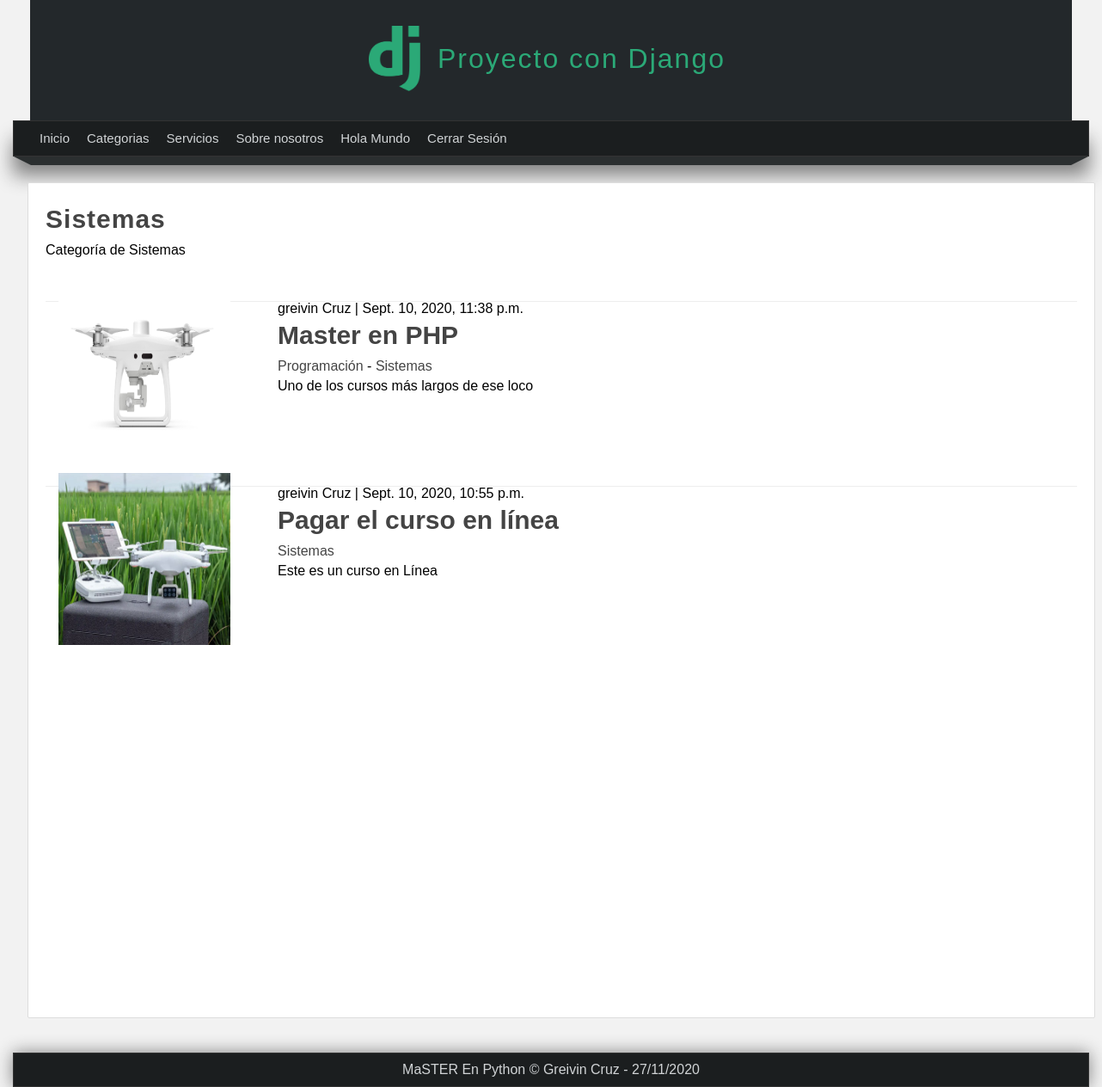
The page /categoria/3 (signed in) on the database its author committed.
### pages/models.py (models this page shows, shortened)
class Page(models.Model):
    title= models.CharField(max_length=50, verbose_name="Título")
    content= RichTextField(verbose_name="Contenido")
    slug= models.CharField(unique=True, max_length=150, verbose_name="URL Amigable")
    order= models.IntegerField(default=0, verbose_name="Orden")
    visible = models.BooleanField(verbose_name="Visible?")
    created_at = models.DateTimeField(auto_now_add=True, verbose_name="Creado en ")
    updated_at= models.DateTimeField(auto_now=True, verbose_name="Actualizado en")
    class Meta:
        verbose_name="Página"
        verbose_name_plural = "Páginas"

### blog/models.py (models this page shows, shortened)
class Category(models.Model):
    name = models.CharField(max_length=100, verbose_name='Nombre')
    description = models.CharField(max_length=255, verbose_name='Descripcion')
    created_at = models.DateTimeField(auto_now_add=True, verbose_name='Creado en')
    class Meta:
        verbose_name='Categoria'
        verbose_name_plural='Categorias'

class Article(models.Model):
    title = models.CharField(max_length=150, verbose_name="Titulo")
    content = RichTextField(verbose_name='Contenido')
    image = models.ImageField(default='null', verbose_name='Imagen', upload_to="articles")
    public= models.BooleanField(verbose_name='¿Publicado?')
    user = models.ForeignKey(User, editable=False, verbose_name='Usuario', on_delete=models.CASCADE)
    categories = models.ManyToManyField(Category, verbose_name="Categorias", blank=True, related_name="articles")
    created_at = models.DateTimeField(auto_now_add=True, verbose_name='Creado en')
    updated_at = models.DateTimeField(auto_now=True, verbose_name='Actualizado en')
    class Meta:
        verbose_name='Artículo'
        verbose_name_plural='Artículos'
        ordering = ['-created_at']

### blog/views.py (the view)
# urls.py: path('categoria/<int:category_id>',views.category, name="category"),
@login_required(login_url='login')
def category(request,category_id):
    category = get_object_or_404(Category, id=category_id)
    articles = Article.objects.filter(categories=category)
    return render(request, 'categories/category.html',{
        'category':category,
        'articles': articles
    })

### blog/processor.py (called while the page is built)
def get_categories(request):
    categories_in_use = Article.objects.values_list('categories', flat=True)
    categories = Category.objects.filter(id__in=categories_in_use).values_list('id', 'name',)
    return {
        'categories' : categories,
        'categories_in_use' : categories_in_use
    }

### pages/context_processors.py (called while the page is built)
def get_pages(request):
    pages = Page.objects.filter(visible=True).order_by('order').values_list('id', 'title', 'slug')
    return {
        'pages' : pages
    }

### blog/templates/categories/category.html (shortened to what this page needs)
{% extends 'layouts/layout.html' %}
{% block content%}
    <h1 class="title">{{category.name}}</h1>
        <p> {{category.description}}</p>
        {% include  'articles/articles.html' with articles=category.articles.all %}
{% endblock%}

### mainapp/templates/layouts/layout.html (shortened to what this page needs)
{% load static %}
<!DOCTYPE html>
<html lang="en">
<head>
    {% load static%}
    <link rel="stylesheet" href="{% static 'css/styles.css' %}"/>
</head>
<body>
    <header>
        <div id="logotipo">
            <img src="{% static 'images/logo.png' %}">
            <h1>Proyecto con Django</h1>
        </div>
    </header>
    <nav>
        <ul>
            <li>
                <a href="{% url 'index' %}">Inicio</a>
            </li>
            {% if user.email %}
                    <li>
                        <a href="{% url 'list_articles' %}">Categorias</a>
                    </li>
                    {% for page in pages %}
                        <li>
                            <a href="{% url 'page' page.2%}" >{{page.1}}</a>
                        </li>
                    {% endfor%}
                    <li>
                        <a href="{% url 'logout' %}">Cerrar Sesión</a>
                    </li>
                {%endif%}
        </ul>
    </nav>
    <div class="barra">
        <span class="esquina-izquierda"></span>
        <span class="relleno-barra"></span>
        <span class="esquina-derecha"></span>
    </div>
   <div id="content">
       <div class="box">
            {% block content%}{% endblock%}
       </div>
    </div>
    <footer>
        MaSTER En Python &copy; Greivin Cruz - {% now "d/m/Y" %}
    </footer>
</body>
</html>

### blog/templates/articles/articles.html (shortened to what this page needs)
{% for article in articles %}
    <article class="article-item">
        {% if article.image != 'null' and article.image.url|length >= 1  %}
            <div class="image">
                <img src="{{article.image.url}}" >
            </div>
        {%endif%}
        <div class="data">
            <span>
            {{article.user.first_name }} {{article.user.last_name}} |
            {{article.created_at }}
            </span>
            <h2>
            <a href="{% url 'article' article.id %}"> {{article.title}} </a>
            </h2>
            <p>
                {% for category in article.categories.all%}
                    <a href="{% url 'category' category.id %}">{{category.name}}</a>
                    {%if forloop.counter < article.categories.all|length %}
                        {{'-'}}
                    {%endif%}
                {%endfor%}
            </p>
            <p>
            {{article.content|safe}}
            </p>
        </div>
    </article>
{% endfor %}

### mainapp/static/css/styles.css (style rules this page uses)
* { margin: 0px; padding: 0px; font-family: sans-serif, Arial, Helvetica; text-decoration: none; }
p,h2,h3, ul { margin-top: 5px; margin-bottom: 5px; }
ul,ol { margin-left: 20px; margin-bottom: 10px; }
body { background-color: #f2f2f2; }
header { width: 1212px; height: 140px; background-color: #23282B; margin: 0px auto; }
#logotipo { width: 35%; height: 130px; margin: 0 auto; padding-top: 10px; }
#logotipo h1 { display: block; float: left; margin-top: 40px; margin-left: 20px; letter-spacing: 2px; font-weight: normal; color: #2ba977; }
#logotipo img { display: block; width: 60px; float: left; margin-top: 20px; }
nav { width: 1250px; height: 40px; margin: 0 auto; background-color: #1B1E1F; border: 1px solid #333333; box-shadow: 0px 22px 22px gray; font-size: 15px; }
nav > ul { list-style:none; text-decoration: none; }
nav > ul > li { line-height: 30px; float:left; }
nav > ul > li > a { display: block; padding-left: 10px; padding-right: 10px; color: #d1d4d6; }
.barra { width: 1250px; margin: 0 auto; margin-bottom: 20px; }
.esquina-izquierda { display: block; border-left: 20px solid transparent; border-top: 10px solid #2b2f30; float: left; }
.esquina-derecha { display: block; border-right: 20px solid transparent; border-top: 10px solid #2b2f30; float: right; }
.relleno-barra { display: block; width: 1210px; height: 10px; background: #2b2f30; float: left; }
#content { width: 95%; min-height: 930px; margin: 0 auto; margin-top: 30px; margin-bottom: 40px; }
.box { background: white; width: 1200px; min-height: 930px; padding: 20px; border: 1px solid #ddd; border-radius: 2px; margin: 0 auto; }
.box .image { width: 45%; float: left; margin-right: 40px }
.box .image img { width: 100%; }
.box a { color: #444444; transition: all 300ms; }
.title { color: #444444; letter-spacing: 1px; font-size:30px; margin-bottom: 10px; margin-top: 5px; }
.article-item { margin-bottom: 40px; margin-top: 20px; padding: 15px; border-bottom: 1px solid #eee; clear: both; }
.article-item .image { float: left; width: 200px; height: 200px; overflow: hidden; }
.article-item .image img { height: 200px; }
.article-item .data { padding-top: 0px; float: left; padding: 15px; }
.article-item h2 { display: block; font-size: 30px; color:#333; margin-bottom: 10px; }
footer { width: 1250px; background-color: #1B1E1F; border: 1px solid #333333; color: #d1d4d6; text-align: center; margin: 0 auto; padding-top: 10px; padding-bottom: 10px; box-shadow: 0px 0px 20px gray; }

### rows shown on the page
Page: title "Servicios"
Page: title "Sobre nosotros"
Page: title "Hola Mundo"
Category: name "Sistemas", description "Categoría de Sistemas"
Article: image (picture), user.first_name "greivin", user.last_name "Cruz", created_at "Sept. 10, 2020, 11:38 p.m.", title "Master en PHP", content "Uno de los cursos más largos de ese loco"
Category: name "Programación", value "-"
Article: image (picture), user.first_name "greivin", user.last_name "Cruz", created_at "Sept. 10, 2020, 10:55 p.m.", title "Pagar el curso en línea", content "Este es un curso en Línea"
